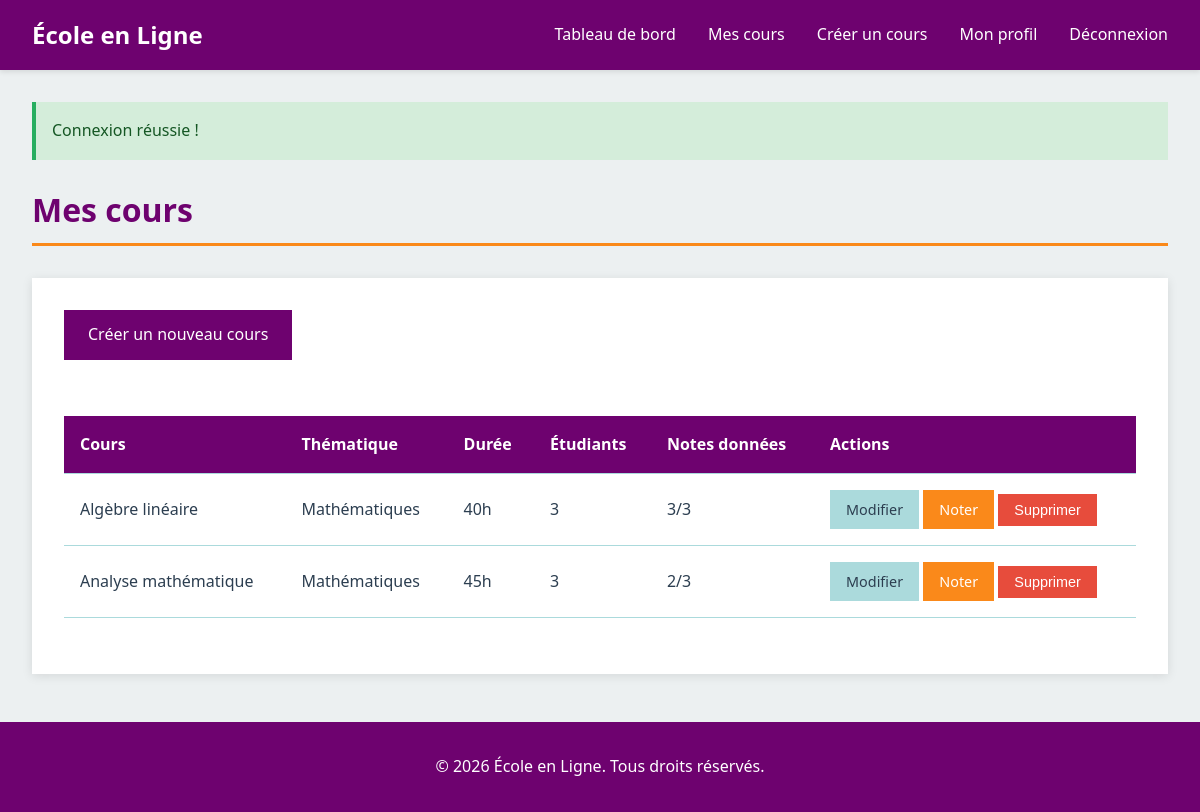
The app's page /teacher/my-courses (signed in) with its own data.
### tables this page shows
CREATE TABLE cours (
    id_cours INT PRIMARY KEY AUTO_INCREMENT,
    id_professeur INT NOT NULL,
    thematique VARCHAR(100) NOT NULL,
    intitule VARCHAR(255) NOT NULL,
    description TEXT NOT NULL,
    duree_heures INT NOT NULL,
    created_at TIMESTAMP DEFAULT CURRENT_TIMESTAMP,
    FOREIGN KEY (id_professeur) REFERENCES professeur(id_professeur) ON DELETE CASCADE
);

### controllers/TeacherController.php (called while the page is built, shortened)
<?php
require_once __DIR__ . '/../models/Teacher.php';
class TeacherController {
    public function myCourses() {
        $teacherModel = new Teacher();
        $teacher = $teacherModel->getByUserId($_SESSION['user_id']);
        $courses = $teacherModel->getMyCourses($teacher['id_professeur']);
        require_once __DIR__ . '/../views/teacher/my_courses.php';
    }
}
?>

### models/teacher.php (called while the page is built, shortened)
<?php
require_once __DIR__ . '/../config/Database.php';
class Teacher {
    private $conn;
    private $table = 'professeur';
    public function __construct() {
        $database = new Database();
        $this->conn = $database->getConnection();
    }
    public function getByUserId($userId) {
        $query = "SELECT * FROM " . $this->table . " WHERE id_user = :id_user";
        $stmt = $this->conn->prepare($query);
        $stmt->bindParam(':id_user', $userId);
        $stmt->execute();
        return $stmt->fetch();
    }
    public function getMyCourses($teacherId) {
        $query = "SELECT c.*,
                  (SELECT COUNT(*) FROM inscription WHERE id_cours = c.id_cours) as nb_etudiants,
                  (SELECT COUNT(*) FROM inscription WHERE id_cours = c.id_cours AND note IS NOT NULL) as nb_notes
                  FROM cours c
                  WHERE c.id_professeur = :id_professeur
                  ORDER BY c.created_at DESC";
        $stmt = $this->conn->prepare($query);
        $stmt->bindParam(':id_professeur', $teacherId);
        $stmt->execute();
        return $stmt->fetchAll();
    }
}
?>

### config/database.php (called while the page is built)
<?php
class Database {
    private $host = DB_HOST;
    private $db_name = DB_NAME;
    private $username = DB_USER;
    private $password = DB_PASS;
    private $conn = null;
    public function getConnection() {
        if ($this->conn === null) {
            try {
                $this->conn = new PDO(
                    "mysql:host=" . $this->host . ";dbname=" . $this->db_name . ";charset=utf8mb4",
                    $this->username,
                    $this->password
                );
                $this->conn->setAttribute(PDO::ATTR_ERRMODE, PDO::ERRMODE_EXCEPTION);
                $this->conn->setAttribute(PDO::ATTR_DEFAULT_FETCH_MODE, PDO::FETCH_ASSOC);
            } catch(PDOException $e) {
                die("Erreur de connexion : " . $e->getMessage());
            }
        }
        return $this->conn;
    }
}
?>

### views/teacher/my_courses.php (the view, shortened to what this page needs)
<?php
require_once __DIR__ . '/../layout/header.php';
?>
<div class="container">
    <?php if (isset($_SESSION['success'])): ?>
        <div class="alert alert-success">
            <?php echo $_SESSION['success']; unset($_SESSION['success']); ?>
        </div>
    <?php endif; ?>
    <h1>Mes cours</h1>
    <div class="content-wrapper">
        <a href="<?php echo BASE_URL; ?>/teacher/create-course" class="btn btn-primary mb-2">Créer un nouveau cours</a>
        <?php if (empty($courses)): ?>
            <div class="alert alert-info">
                Vous n'avez pas encore créé de cours.
            </div>
        <?php else: ?>
            <table>
                <thead>
                    <tr>
                        <th>Cours</th>
                        <th>Thématique</th>
                        <th>Durée</th>
                        <th>Étudiants</th>
                        <th>Notes données</th>
                        <th>Actions</th>
                    </tr>
                </thead>
                <tbody>
                    <?php foreach ($courses as $course): ?>
                        <tr>
                            <td><?php echo htmlspecialchars($course['intitule']); ?></td>
                            <td><?php echo htmlspecialchars($course['thematique']); ?></td>
                            <td><?php echo $course['duree_heures']; ?>h</td>
                            <td><?php echo $course['nb_etudiants']; ?></td>
                            <td><?php echo $course['nb_notes']; ?>/<?php echo $course['nb_etudiants']; ?></td>
                            <td>
                                <a href="<?php echo BASE_URL; ?>/teacher/edit-course/<?php echo $course['id_cours']; ?>" class="btn btn-secondary btn-small">Modifier</a>
                                <a href="<?php echo BASE_URL; ?>/teacher/grade-students/<?php echo $course['id_cours']; ?>" class="btn btn-highlight btn-small">Noter</a>
                                <form action="<?php echo BASE_URL; ?>/teacher/delete-course/<?php echo $course['id_cours']; ?>" method="POST" style="display: inline;">
                                    <button type="submit" class="btn btn-danger btn-small btn-delete">Supprimer</button>
                                </form>
                            </td>
                        </tr>
                    <?php endforeach; ?>
                </tbody>
            </table>
        <?php endif; ?>
    </div>
</div>
<?php require_once __DIR__ . '/../layout/footer.php'; ?>

### public/css/style.css (style rules this page uses)
:root { --primary: #6E026F; --secondary: #ABDADC; --accent: #F1E6C9; --highlight: #FA891A; --dark: #2c3e50; --light: #ecf0f1; --white: #ffffff; --gray: #95a5a6; --success: #27ae60; --danger: #e74c3c; }
* { margin: 0; padding: 0; box-sizing: border-box; }
body { font-family: 'Segoe UI', Tahoma, Geneva, Verdana, sans-serif; line-height: 1.6; color: var(--dark); background-color: var(--light); }
a { text-decoration: none; color: inherit; }
.container { max-width: 1200px; margin: 2rem auto; padding: 0 2rem; }
.content-wrapper { background-color: var(--white); padding: 2rem; margin: 2rem 0; box-shadow: 0 2px 10px rgba(0,0,0,0.1); }
h1 { color: var(--primary); margin-bottom: 1.5rem; font-size: 2rem; border-bottom: 3px solid var(--highlight); padding-bottom: 0.5rem; }
form { max-width: 600px; }
.btn { display: inline-block; padding: 0.75rem 1.5rem; border: none; cursor: pointer; font-size: 1rem; transition: all 0.3s; text-align: center; }
.btn-primary { background-color: var(--primary); color: var(--white); }
.btn-secondary { background-color: var(--secondary); color: var(--dark); }
.btn-highlight { background-color: var(--highlight); color: var(--white); }
.btn-danger { background-color: var(--danger); color: var(--white); }
.btn-small { padding: 0.5rem 1rem; font-size: 0.9rem; }
.alert { padding: 1rem; margin-bottom: 1.5rem; border-left: 4px solid; }
.alert-success { background-color: #d4edda; border-color: var(--success); color: #155724; }
table { width: 100%; border-collapse: collapse; margin: 1.5rem 0; background-color: var(--white); }
thead { background-color: var(--primary); color: var(--white); }
th, td { padding: 1rem; text-align: left; border-bottom: 1px solid var(--secondary); }
.mb-2 { margin-bottom: 2rem; }

### records on screen
cours: intitule "Algèbre linéaire", thematique "Mathématiques", duree_heures "40", nb_etudiants "3", nb_notes "3"
cours: intitule "Analyse mathématique", thematique "Mathématiques", duree_heures "45", nb_etudiants "3", nb_notes "2"

### other values on screen
$_SESSION['success'] "Connexion réussie !"
